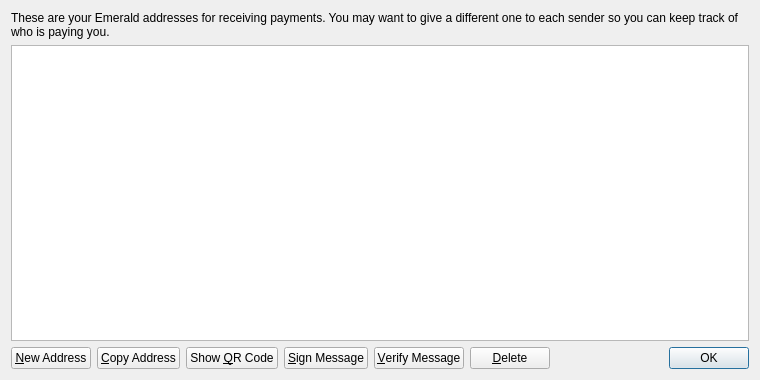
<?xml version="1.0" encoding="UTF-8"?>
<ui version="4.0">
 <class>AddressBookPage</class>
 <widget class="QWidget" name="AddressBookPage">
  <property name="geometry">
   <rect>
    <x>0</x>
    <y>0</y>
    <width>760</width>
    <height>380</height>
   </rect>
  </property>
  <property name="windowTitle">
   <string>Address Book</string>
  </property>
  <layout class="QVBoxLayout" name="verticalLayout">
   <item>
    <widget class="QLabel" name="labelExplanation">
     <property name="text">
      <string>These are your Emerald addresses for receiving payments. You may want to give a different one to each sender so you can keep track of who is paying you.</string>
     </property>
     <property name="textFormat">
      <enum>Qt::PlainText</enum>
     </property>
     <property name="wordWrap">
      <bool>true</bool>
     </property>
    </widget>
   </item>
   <item>
    <widget class="QTableView" name="tableView">
     <property name="contextMenuPolicy">
      <enum>Qt::CustomContextMenu</enum>
     </property>
     <property name="toolTip">
      <string>Double-click to edit address or label</string>
     </property>
     <property name="tabKeyNavigation">
      <bool>false</bool>
     </property>
     <property name="alternatingRowColors">
      <bool>true</bool>
     </property>
     <property name="selectionMode">
      <enum>QAbstractItemView::SingleSelection</enum>
     </property>
     <property name="selectionBehavior">
      <enum>QAbstractItemView::SelectRows</enum>
     </property>
     <property name="sortingEnabled">
      <bool>true</bool>
     </property>
     <attribute name="verticalHeaderVisible">
      <bool>false</bool>
     </attribute>
    </widget>
   </item>
   <item>
    <layout class="QHBoxLayout" name="horizontalLayout">
     <item>
      <widget class="QPushButton" name="newAddressButton">
       <property name="toolTip">
        <string>Create a new address</string>
       </property>
       <property name="text">
        <string>&amp;New Address</string>
       </property>
       <property name="icon">
        <iconset resource="../bitcoin.qrc">
         <normaloff>:/icons/add</normaloff>:/icons/add</iconset>
       </property>
      </widget>
     </item>
     <item>
      <widget class="QPushButton" name="copyToClipboard">
       <property name="toolTip">
        <string>Copy the currently selected address to the system clipboard</string>
       </property>
       <property name="text">
        <string>&amp;Copy Address</string>
       </property>
       <property name="icon">
        <iconset resource="../bitcoin.qrc">
         <normaloff>:/icons/editcopy</normaloff>:/icons/editcopy</iconset>
       </property>
      </widget>
     </item>
     <item>
      <widget class="QPushButton" name="showQRCode">
       <property name="text">
        <string>Show &amp;QR Code</string>
       </property>
       <property name="icon">
        <iconset resource="../bitcoin.qrc">
         <normaloff>:/icons/qrcode</normaloff>:/icons/qrcode</iconset>
       </property>
      </widget>
     </item>
     <item>
      <widget class="QPushButton" name="signMessage">
       <property name="toolTip">
        <string>Sign a message to prove you own a Bitcoin address</string>
       </property>
       <property name="text">
        <string>&amp;Sign Message</string>
       </property>
       <property name="icon">
        <iconset resource="../bitcoin.qrc">
         <normaloff>:/icons/edit</normaloff>:/icons/edit</iconset>
       </property>
      </widget>
     </item>
     <item>
      <widget class="QPushButton" name="verifyMessage">
       <property name="toolTip">
        <string>Verify a message to ensure it was signed with a specified Bitcoin address</string>
       </property>
       <property name="text">
        <string>&amp;Verify Message</string>
       </property>
       <property name="icon">
        <iconset resource="../bitcoin.qrc">
         <normaloff>:/icons/transaction_0</normaloff>:/icons/transaction_0</iconset>
       </property>
      </widget>
     </item>
     <item>
      <widget class="QPushButton" name="deleteButton">
       <property name="toolTip">
        <string>Delete the currently selected address from the list. Only sending addresses can be deleted.</string>
       </property>
       <property name="text">
        <string>&amp;Delete</string>
       </property>
       <property name="icon">
        <iconset resource="../bitcoin.qrc">
         <normaloff>:/icons/remove</normaloff>:/icons/remove</iconset>
       </property>
      </widget>
     </item>
     <item>
      <spacer name="horizontalSpacer">
       <property name="orientation">
        <enum>Qt::Horizontal</enum>
       </property>
       <property name="sizeHint" stdset="0">
        <size>
         <width>40</width>
         <height>20</height>
        </size>
       </property>
      </spacer>
     </item>
     <item>
      <widget class="QDialogButtonBox" name="buttonBox">
       <property name="sizePolicy">
        <sizepolicy hsizetype="Maximum" vsizetype="Fixed">
         <horstretch>0</horstretch>
         <verstretch>0</verstretch>
        </sizepolicy>
       </property>
       <property name="standardButtons">
        <set>QDialogButtonBox::Ok</set>
       </property>
      </widget>
     </item>
    </layout>
   </item>
  </layout>
 </widget>
 <resources>
  <include location="../bitcoin.qrc"/>
 </resources>
 <connections/>
</ui>
